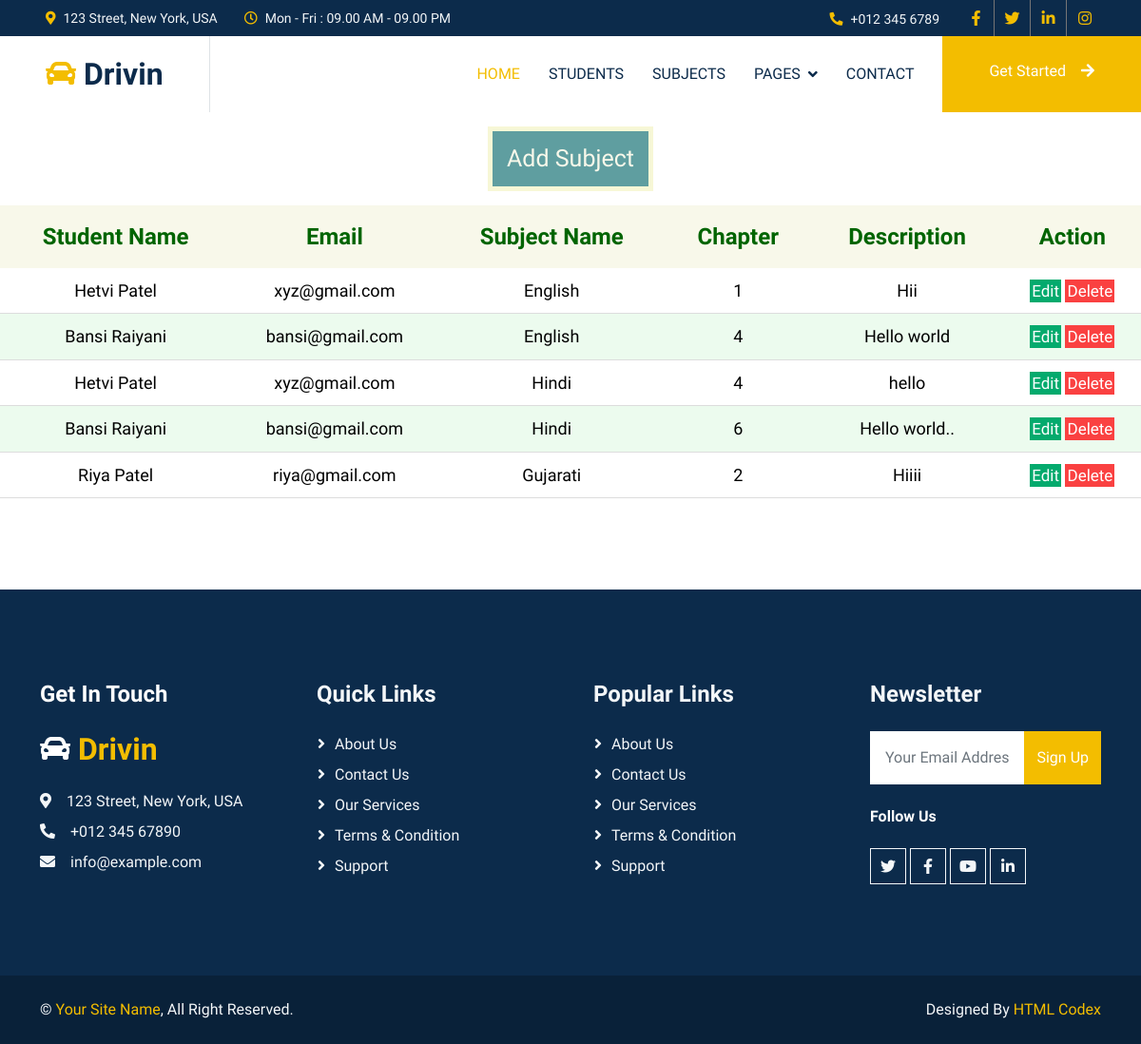
Before: /showsubject with the older database file.
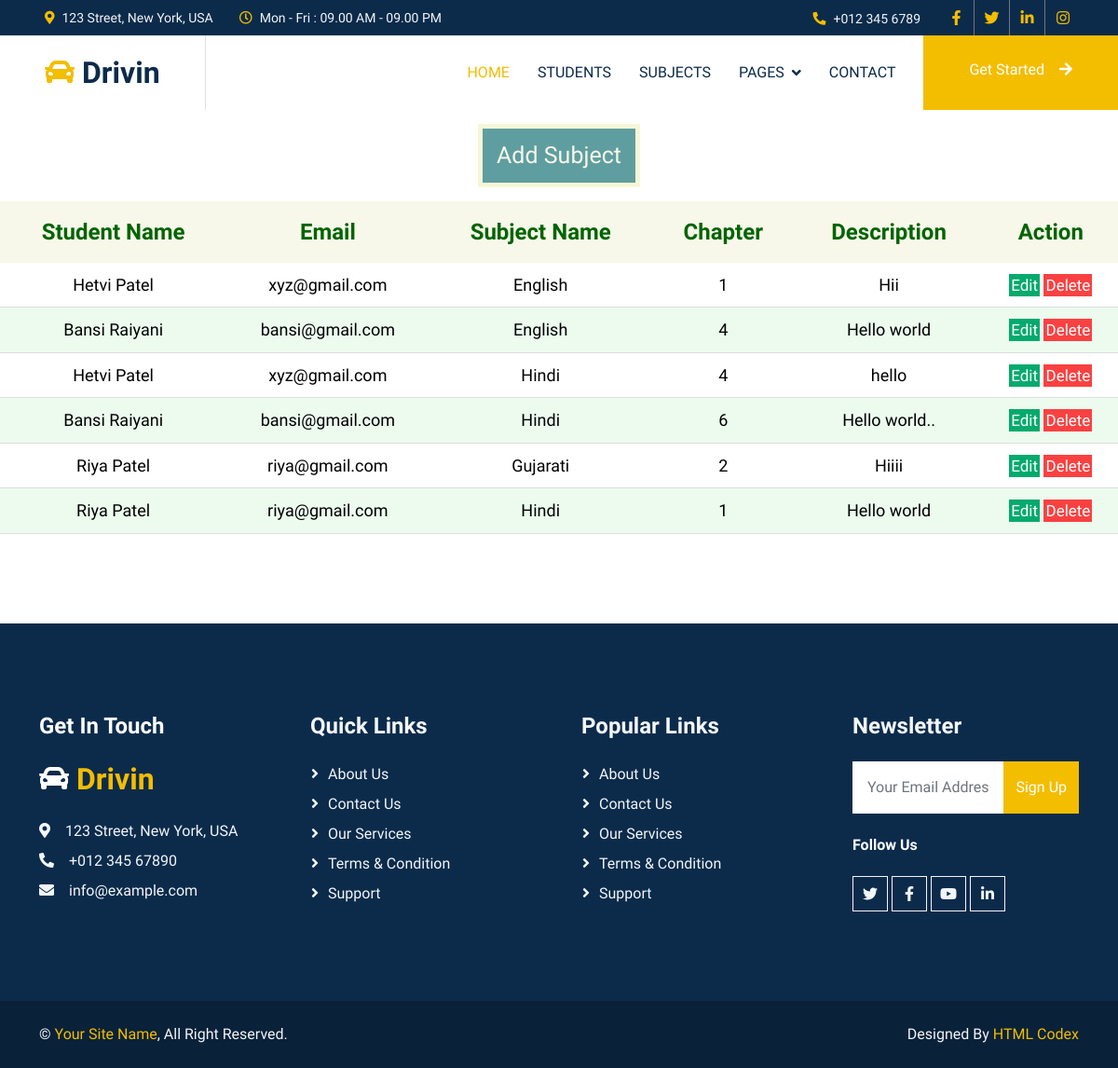
After: the same page with the newer database file.
### members/models.py (models this page shows)
class subject(models.Model):
    student_id=models.ForeignKey(to=student,on_delete=models.CASCADE)
    subjectname=models.CharField(max_length=100)
    chapter=models.IntegerField()
    description=models.TextField()

class student(models.Model):
    firstname=models.CharField(max_length=100,default="")
    lastname=models.CharField(max_length=100,default="")
    age=models.IntegerField(default=0)
    email=models.CharField(max_length=100,default="")
    phone=models.BigIntegerField(default=0)
    image=models.ImageField(upload_to="")

### members/views.py (the view)
# urls.py: path('showsubject', sub, name='showsubject'),
def sub(request):
  s1 = subject.objects.all()
  context ={
    's1' : s1
  }
  print(s1)
  for i in s1:
    print(i.student_id.firstname)
  return render(request,"showsubject.html",context)

### members/templates/showsubject.html (shortened to what this page needs)
{%  extends 'basefile.html' %}
{% block body %}
<html>
  <head>
    <body>
      <table>
          <div class="button-container">
           <a href="addsubject" class="button2">Add Subject</a>
          </div>
        <thead>
          <tr align="center">
            <th>Student Name</th>
            <th>Email</th>
            <th>Subject Name</th>
            <th>Chapter</th>
            <th>Description</th>
            <th>Action</th>
            </tr>
        </thead>
        <tbody>
        {%for x in s1%}
        <tr>
          <td>{{x.student_id.firstname}} {{x.student_id.lastname}}</td>
          <td>{{x.student_id.email}}</td>
          <td>{{x.subjectname}}</td>
          <td>{{x.chapter}}</td>
          <td>{{x.description}}</td>
          <td>
          <a href="editsubject/{{x.id}}" class="edit">Edit</a>
          <a href="deletesubject/{{x.id}}" class="button1" onclick="alert('Are you sure you want to delete this data ?')">Delete</a>
      </td>
        </tr>
        {% endfor %}
        </tbody>
      </table>
    </body>
    {% endblock %}

### members/templates/basefile.html (shortened to what this page needs)
{% load static %}
<!DOCTYPE html>
<html lang="en">
<head>
    <link href="https://cdnjs.cloudflare.com/ajax/libs/font-awesome/5.10.0/css/all.min.css" rel="stylesheet">
    <link href="https://cdn.jsdelivr.net/npm/bootstrap-icons@1.4.1/font/bootstrap-icons.css" rel="stylesheet">
    <link href="{% static 'lib/animate/animate.min.css' %}" rel="stylesheet">
	<link href="{% static 'lib/owlcarousel/assets/owl.carousel.min.css' %}" rel="stylesheet">
    <link href="{% static 'css/bootstrap.min.css' %}" rel="stylesheet">
    <link href="{% static 'css/style.css' %}" rel="stylesheet">
</head>
	<body>
        {% include 'header.html' %}
        <main>
        {% block body %}
        {% endblock %}
        </main>
        {% include 'footer.html' %}
    </body>
</html>

### members/templates/header.html (shortened to what this page needs)
<div class="container-fluid bg-dark text-light p-0">
<div class="row gx-0 d-none d-lg-flex">
<div class="col-lg-7 px-5 text-start">
    <div class="h-100 d-inline-flex align-items-center me-4">
        <small class="fa fa-map-marker-alt text-primary me-2"></small>
        <small>123 Street, New York, USA</small>
    </div>
    <div class="h-100 d-inline-flex align-items-center">
        <small class="far fa-clock text-primary me-2"></small>
        <small>Mon - Fri : 09.00 AM - 09.00 PM</small>
    </div>
</div>
    <div class="col-lg-5 px-5 text-end">
        <div class="h-100 d-inline-flex align-items-center me-4">
            <small class="fa fa-phone-alt text-primary me-2"></small>
            <small>+012 345 6789</small>
        </div>
        <div class="h-100 d-inline-flex align-items-center mx-n2">
            <a class="btn btn-square btn-link rounded-0 border-0 border-end border-secondary" href=""><i class="fab fa-facebook-f"></i></a>
            <a class="btn btn-square btn-link rounded-0 border-0 border-end border-secondary" href=""><i class="fab fa-twitter"></i></a>
            <a class="btn btn-square btn-link rounded-0 border-0 border-end border-secondary" href=""><i class="fab fa-linkedin-in"></i></a>
            <a class="btn btn-square btn-link rounded-0" href=""><i class="fab fa-instagram"></i></a>
        </div>
    </div>
</div>
</div>
<nav class="navbar navbar-expand-lg bg-white navbar-light sticky-top p-0">
    <a href="index.html" class="navbar-brand d-flex align-items-center border-end px-4 px-lg-5">
        <h2 class="m-0"><i class="fa fa-car text-primary me-2"></i>Drivin</h2>
    </a>
    <div class="collapse navbar-collapse" id="navbarCollapse">
        <div class="navbar-nav ms-auto p-4 p-lg-0">
            <a href="{% url 'home' %}" class="nav-item nav-link active">Home</a>
            <a href="{% url 'firsttemplate' %}" class="nav-item nav-link">Students</a>
            <a href="{% url 'showsubject' %}" class="nav-item nav-link">Subjects</a>
            <div class="nav-item dropdown">
                <a href="#" class="nav-link dropdown-toggle" data-bs-toggle="dropdown">Pages</a>
            </div>
            <a href="contact.html" class="nav-item nav-link">Contact</a>
        </div>
        <a href="" class="btn btn-primary py-4 px-lg-5 d-none d-lg-block">Get Started<i class="fa fa-arrow-right ms-3"></i></a>
    </div>
</nav>

### members/templates/footer.html
    <div class="container-fluid bg-dark text-light footer my-6 mb-0 py-6 wow fadeIn" data-wow-delay="0.1s">
        <div class="container">
            <div class="row g-5">
                <div class="col-lg-3 col-md-6">
                    <h4 class="text-white mb-4">Get In Touch</h4>
                    <h2 class="text-primary mb-4"><i class="fa fa-car text-white me-2"></i>Drivin</h2>
                    <p class="mb-2"><i class="fa fa-map-marker-alt me-3"></i>123 Street, New York, USA</p>
                    <p class="mb-2"><i class="fa fa-phone-alt me-3"></i>+012 345 67890</p>
                    <p class="mb-2"><i class="fa fa-envelope me-3"></i>info@example.com</p>
                </div>
                <div class="col-lg-3 col-md-6">
                    <h4 class="text-light mb-4">Quick Links</h4>
                    <a class="btn btn-link" href="">About Us</a>
                    <a class="btn btn-link" href="">Contact Us</a>
                    <a class="btn btn-link" href="">Our Services</a>
                    <a class="btn btn-link" href="">Terms & Condition</a>
                    <a class="btn btn-link" href="">Support</a>
                </div>
                <div class="col-lg-3 col-md-6">
                    <h4 class="text-light mb-4">Popular Links</h4>
                    <a class="btn btn-link" href="">About Us</a>
                    <a class="btn btn-link" href="">Contact Us</a>
                    <a class="btn btn-link" href="">Our Services</a>
                    <a class="btn btn-link" href="">Terms & Condition</a>
                    <a class="btn btn-link" href="">Support</a>
                </div>
                <div class="col-lg-3 col-md-6">
                    <h4 class="text-light mb-4">Newsletter</h4>
                    <form action="">
                        <div class="input-group">
                            <input type="text" class="form-control p-3 border-0" placeholder="Your Email Address">
                            <button class="btn btn-primary">Sign Up</button>
                        </div>
                    </form>
                    <h6 class="text-white mt-4 mb-3">Follow Us</h6>
                    <div class="d-flex pt-2">
                        <a class="btn btn-square btn-outline-light me-1" href=""><i class="fab fa-twitter"></i></a>
                        <a class="btn btn-square btn-outline-light me-1" href=""><i class="fab fa-facebook-f"></i></a>
                        <a class="btn btn-square btn-outline-light me-1" href=""><i class="fab fa-youtube"></i></a>
                        <a class="btn btn-square btn-outline-light me-0" href=""><i class="fab fa-linkedin-in"></i></a>
                    </div>
                </div>
            </div>
        </div>
    </div>
    <div class="container-fluid copyright text-light py-4 wow fadeIn" data-wow-delay="0.1s">
        <div class="container">
            <div class="row">
                <div class="col-md-6 text-center text-md-start mb-3 mb-md-0">
                    &copy; <a href="#">Your Site Name</a>, All Right Reserved.
                </div>
                <div class="col-md-6 text-center text-md-end">
                    Designed By <a href="https://htmlcodex.com">HTML Codex</a>
                </div>
            </div>
        </div>
    </div>

### static/css/style.css (style rules this page uses)
:root { --primary: #F3BD00; --secondary: #757575; --light: #F3F6F8; --dark: #0C2B4B; }
.py-6 { padding-top: 6rem; padding-bottom: 6rem; }
.my-6 { margin-top: 6rem; margin-bottom: 6rem; }
.btn { font-weight: 500; transition: .5s; }
.btn.btn-primary, .btn.btn-outline-primary:hover { color: #FFFFFF; }
.btn-square { width: 38px; height: 38px; }
.btn-square, .btn-sm-square, .btn-lg-square { padding: 0; display: flex; align-items: center; justify-content: center; font-weight: normal; }
.navbar.sticky-top { top: -100px; transition: .5s; }
.navbar .navbar-brand, .navbar a.btn { height: 80px }
.navbar .navbar-nav .nav-link { margin-right: 30px; padding: 25px 0; color: var(--dark); font-weight: 500; text-transform: uppercase; outline: none; }
.navbar .navbar-nav .nav-link:hover, .navbar .navbar-nav .nav-link.active { color: var(--primary); }
.navbar .dropdown-toggle::after { border: none; content: "\f107"; font-family: "Font Awesome 5 Free"; font-weight: 900; vertical-align: middle; margin-left: 8px; }
.footer .btn.btn-link { display: block; margin-bottom: 5px; padding: 0; text-align: left; color: var(--light); font-weight: normal; text-transform: capitalize; transition: .3s; }
.footer .btn.btn-link::before { position: relative; content: "\f105"; font-family: "Font Awesome 5 Free"; font-weight: 900; color: var(--light); margin-right: 10px; }
.copyright { background: #092139; }
.copyright a { color: var(--primary); }

### members/templates/showsubject.html (style rules this page uses)
table { border-color:cadetblue yellow ; width:100%; }
thead th { padding: 15px; }
thead tr { height: 50px; font-size:x-large; color:darkgreen; background-color: rgb(248, 248, 234); }
tbody td { padding: 10px; border-bottom: 1px solid #DDD; font-size: large; text-align: center; color:black }
tbody tr:nth-child(even) { background-color: #ecfbeef8; }
.edit { font-size: 17px; background-color: #04AA6D; color: white; border: 2px solid #04AA6D; text-decoration: none; }
.button1 { font-size: 17px; background-color: rgb(250, 65, 65); color: white; border: 2px solid rgb(250, 65, 65); text-decoration: none; }
.button-container { text-align: center; }
.button2 { margin: 15px; font-size: 25px; background-color: cadetblue; border: 5px solid rgb(247, 247, 214); color: rgb(248, 248, 234); padding: 10px 15px; text-align: center; text-decoration: none; display: inline-block; }

Changed rows visible on the page:
added subject: student_id.firstname "Riya", student_id.lastname "Patel", student_id.email "riya@gmail.com", subjectname "Hindi", chapter "1", description "Hello world"
